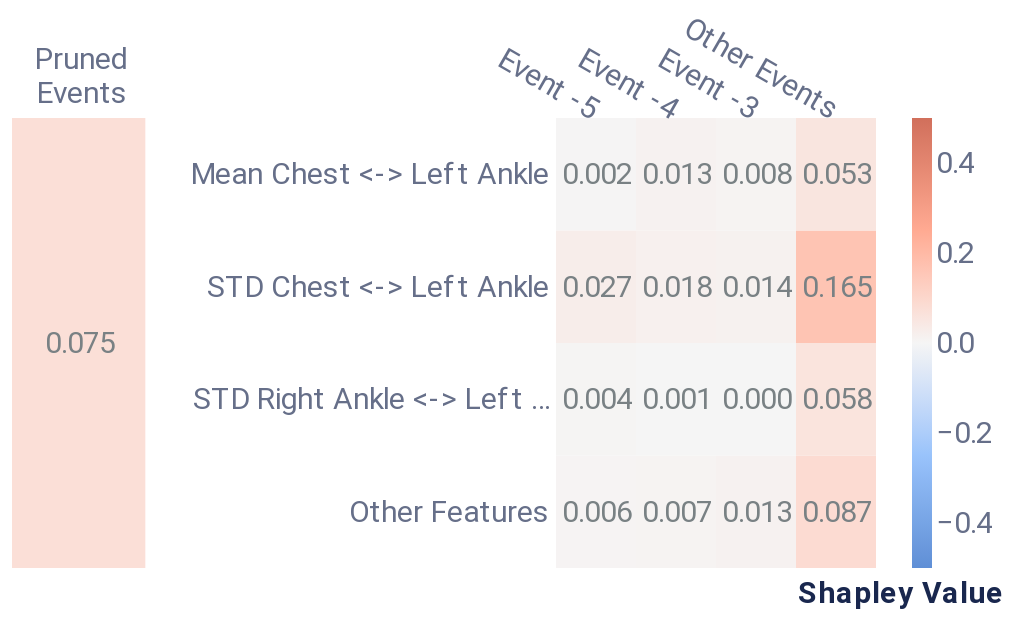

The notebook cell saved with this chart:
### Markdown cell above
##### Cell-level explanation

### Code cell
cell_dict = {'rs': 42, 'nsamples': 32000, 'top_x_events': 3, 'top_x_feats': 3}
cell_data = local_cell_level(f, pos_x_data, cell_dict, event_data, feature_data, positive_sequence_id, sequence_id_feat, average_event, pruning_idx)
feat_names = list(feature_data['Feature'].values)[:-1] # exclude pruned events
cell_plot = plot_cell_level(cell_data, feat_names, feature_dict.get('plot_features'))
cell_plot

### Figure 1 — Vega-Lite specification as saved in the notebook (floating-point values rounded to 4 significant figures)
{"config": {"axis": {"domain": true, "domainColor": "#666F89", "grid": false, "gridCap": "round", "gridColor": "#B3B7C4", "gridDash": [2, 4], "gridWidth": 0.5, "labelColor": "#666F89", "labelFont": "Roboto, Arial, sans-serif", "labelPadding": 2, "tickColor": "#666F89", "tickOpacity": 0.5, "tickSize": 4, "titleColor": "#19274E", "titleFont": "Roboto, Arial, sans-serif", "titleFontSize": 12}, "axisBand": {"domain": true, "labelPadding": 4, "ticks": false}, "axisY": {"domain": false, "titleAlign": "left", "titleAngle": 0, "titleX": -20, "titleY": -10}, "legend": {"labelColor": "#666F89", "labelFont": "Roboto, Arial, sans-serif", "labelFontSize": 12, "symbolSize": 40, "titleColor": "#19274E", "titleFont": "Roboto, Arial, sans-serif", "titleFontSize": 12, "titlePadding": 4}, "arc": {"stroke": "#FFFFFF", "strokeWidth": 1}, "bar": {"fill": "#2770EB", "stroke": null}, "line": {"stroke": "#2770EB", "strokeWidth": 2}, "path": {"stroke": "#2770EB", "strokeWidth": 0.5}, "point": {"fill": "#2770EB", "shape": "circle", "filled": true}, "rect": {"fill": "#2770EB"}, "rule": {"stroke": "#666F89"}, "shape": {"stroke": "#2770EB"}, "text": {"color": "#19274E", "font": "Roboto, Arial, sans-serif", "fontSize": 12}, "range": {"category": ["#2770EB", "#77B98A", "#DA5252", "#FFC400", "#A87AEA", "#00A39E", "#19274E"], "diverging": ["#006360", "#2BB3AE", "#96D9D7", "#FFFFFF", "#EDAAAA", "#DA5252", "#811D1D"], "heatmap": ["#18448F", "#1B4EA5", "#2770EB", "#4C88EE", "#82ACF3", "#A6C4F7", "#E9F1FD"], "ramp": ["#18448F", "#1B4EA5", "#2770EB", "#4C88EE", "#82ACF3", "#A6C4F7", "#E9F1FD"]}, "background": "#FFFFFF", "group": {"fill": "#FFFFFF"}, "header": {"labelColor": "#19274E", "labelFont": "Roboto, Arial, sans-serif", "labelFontSize": 12, "titleColor": "#19274E", "titleFont": "Roboto, Arial, sans-serif", "titleFontSize": 16}, "title": {"anchor": "start", "color": "#19274E", "font": "Roboto, Arial, sans-serif", "fontSize": 20, "fontWeight": "bold", "offset": 20, "subtitleColor": "#19274E", "subtitleFontSize": 16}, "view": {"continuousHeight": 300, "continuousWidth": 400, "stroke": "transparent"}}, "hconcat": [{"layer": [{"mark": "rect", "encoding": {"color": {"field": "rounded", "legend": null, "scale": {"domain": [-0.5, 0.5], "range": ["#5f8fd6", "#99c3fb", "#f5f5f5", "#ffaa92", "#d16f5b"]}, "title": null, "type": "quantitative"}, "x": {"axis": {"titleFontSize": 15}, "field": "Event", "type": "nominal"}, "y": {"axis": {"domain": false, "labels": false, "title": null}, "field": "Feature", "type": "nominal"}}}, {"mark": {"type": "text", "align": "right", "baseline": "middle", "color": "#798184", "dx": 18, "fontSize": 15}, "encoding": {"text": {"field": "rounded_str", "type": "nominal"}, "x": {"axis": {"domain": false, "labelAngle": 0, "labelFontSize": 15, "labelOffset": 24, "labelPadding": 30, "orient": "top", "title": null}, "field": "Event", "type": "nominal"}, "y": {"axis": {"domain": false, "labels": false, "title": null}, "field": "Feature", "type": "nominal"}}}], "data": {"name": "data-ba746f19f49565fecceaf4ad58d971eb"}, "height": 225, "width": 66.67}, {"layer": [{"mark": "rect", "encoding": {"color": {"field": "rounded", "legend": {"gradientLength": 225, "gradientThickness": 10, "labelFontSize": 15, "orient": "right"}, "scale": {"domain": [-0.5, 0.5], "range": ["#5f8fd6", "#99c3fb", "#f5f5f5", "#ffaa92", "#d16f5b"]}, "title": null, "type": "quantitative"}, "x": {"axis": {"titleFontSize": 15}, "field": "Event", "sort": ["Event -5", "Event -4", "Event -3"], "type": "nominal"}, "y": {"axis": {"domain": false, "labelFontSize": 15, "title": null}, "field": "Feature", "sort": ["Mean Chest <-> Left Ankle", "STD Chest <-> Left Ankle", "STD Right Ankle <-> Left Ankle"], "type": "nominal"}}}, {"mark": {"type": "text", "align": "right", "baseline": "middle", "color": "#798184", "dx": 18, "fontSize": 15}, "encoding": {"text": {"field": "rounded_str", "type": "nominal"}, "x": {"axis": {"domain": false, "labelAngle": 30, "labelFontSize": 15, "orient": "top", "title": "Shapley Value", "titleX": 172, "titleY": 245}, "field": "Event", "sort": ["Event -5", "Event -4", "Event -3"], "type": "nominal"}, "y": {"axis": {"domain": false, "labelFontSize": 15, "title": null}, "field": "Feature", "sort": ["Mean Chest <-> Left Ankle", "STD Chest <-> Left Ankle", "STD Right Ankle <-> Left Ankle"], "type": "nominal"}}}], "data": {"name": "data-7dd20f018ec83bf52d51e715d381880c"}, "height": 225, "width": 160}], "resolve": {"scale": {"color": "independent"}}, "$schema": "https://vega.github.io/schema/vega-lite/v4.17.0.json", "datasets": {"data-ba746f19f49565fecceaf4ad58d971eb": [{"Event": ["Pruned", "Events"], "Feature": "Other features", "rounded": 0.075, "rounded_str": "0.075"}], "data-7dd20f018ec83bf52d51e715d381880c": [{"Event": "Other Events", "Feature": "STD Chest <-> Left Ankle", "Shapley Value": 0.1646, "rounded": 0.165, "rounded_str": "0.165"}, {"Event": "Other Events", "Feature": "Other Features", "Shapley Value": 0.0867, "rounded": 0.087, "rounded_str": "0.087"}, {"Event": "Other Events", "Feature": "STD Right Ankle <-> Left Ankle", "Shapley Value": 0.05773, "rounded": 0.058, "rounded_str": "0.058"}, {"Event": "Other Events", "Feature": "Mean Chest <-> Left Ankle", "Shapley Value": 0.05317, "rounded": 0.053, "rounded_str": "0.053"}, {"Event": "Event -5", "Feature": "STD Chest <-> Left Ankle", "Shapley Value": 0.02734, "rounded": 0.027, "rounded_str": "0.027"}, {"Event": "Event -4", "Feature": "STD Chest <-> Left Ankle", "Shapley Value": 0.0175, "rounded": 0.018, "rounded_str": "0.018"}, {"Event": "Event -3", "Feature": "STD Chest <-> Left Ankle", "Shapley Value": 0.01405, "rounded": 0.014, "rounded_str": "0.014"}, {"Event": "Event -3", "Feature": "Other Features", "Shapley Value": 0.01338, "rounded": 0.013, "rounded_str": "0.013"}, {"Event": "Event -4", "Feature": "Mean Chest <-> Left Ankle", "Shapley Value": 0.01251, "rounded": 0.013, "rounded_str": "0.013"}, {"Event": "Event -3", "Feature": "Mean Chest <-> Left Ankle", "Shapley Value": 0.008436, "rounded": 0.008, "rounded_str": "0.008"}, {"Event": "Event -4", "Feature": "Other Features", "Shapley Value": 0.006879, "rounded": 0.007, "rounded_str": "0.007"}, {"Event": "Event -5", "Feature": "Other Features", "Shapley Value": 0.005595, "rounded": 0.006, "rounded_str": "0.006"}, {"Event": "Event -5", "Feature": "STD Right Ankle <-> Left Ankle", "Shapley Value": 0.004477, "rounded": 0.004, "rounded_str": "0.004"}, {"Event": "Event -5", "Feature": "Mean Chest <-> Left Ankle", "Shapley Value": 0.001988, "rounded": 0.002, "rounded_str": "0.002"}, {"Event": "Event -4", "Feature": "STD Right Ankle <-> Left Ankle", "Shapley Value": 0.001408, "rounded": 0.001, "rounded_str": "0.001"}, {"Event": "Event -3", "Feature": "STD Right Ankle <-> Left Ankle", "Shapley Value": -4.512e-05, "rounded": -0.0, "rounded_str": "0.000"}]}}
